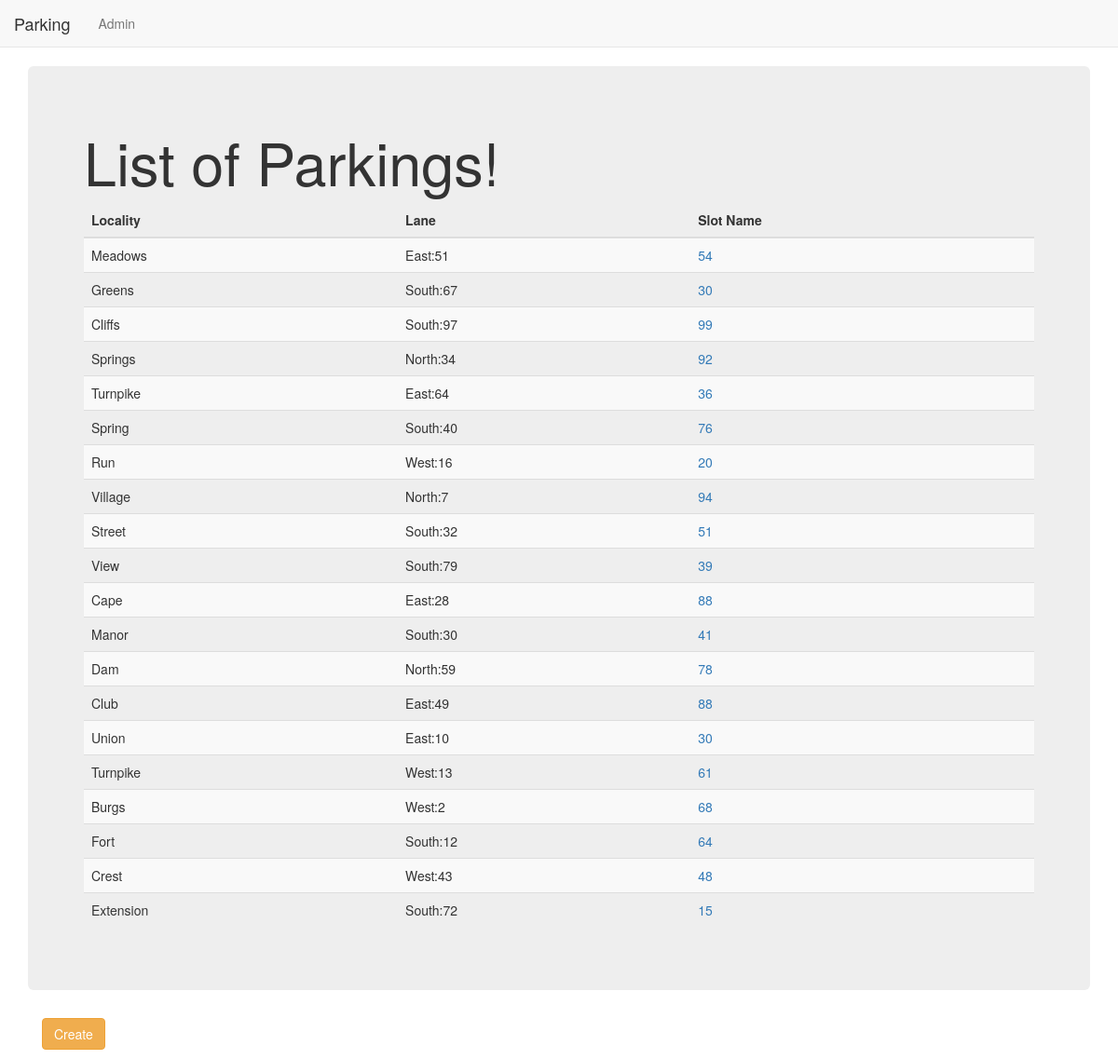
Screenshot of /parking_reservation/ with the database file from the repository.
### parking_reservation/models.py (models this page shows, shortened)
class Parking(models.Model):
    slot_name = models.CharField(max_length=256)
    lane = models.CharField(max_length=256, default='WestLane')
    locality = models.CharField(max_length=256,default='Magarpatta')

### parking_reservation/views.py (the view)
class ParkingListView(ListView):
    context_object_name = 'parkings' # This will make the class no longer return parking_list but
    model = models.Parking

### parking_reservation/templates/parking_reservation/parking_list.html
{% extends "parking_reservation/parking_reservation_base.html" %}
{% block body_block %}
<div class="jumbotron">
  <h1> List of Parkings!</h1>
  <table class="table table-striped">
  <thead>
    <tr>
      <th>Locality</th>
      <th>Lane</th>
      <th>Slot Name</th>
    </tr>
  </thead>
  <tbody>
    {% for parking in parkings %}
    <tr>
      <td>{{parking.locality}}</td>
      <td>{{parking.lane}}</td>
      <td><a href="{{parking.id}}">{{parking.slot_name}}</a></td>
    </tr>
    {% endfor %}
  </tbody>
</table>
</div>
<div class="container">
  <p><a class="btn btn-warning" href="{% url 'parking_reservation:create' %}">Create</a></p>
</div>
{% endblock %}

### parking_reservation/templates/parking_reservation/parking_reservation_base.html (shortened to what this page needs)
<!DOCTYPE html>
<html>
  <head>
    <link rel="stylesheet" href="https://maxcdn.bootstrapcdn.com/bootstrap/3.3.7/css/bootstrap.min.css">
  </head>
  <body>
    <nav class="navbar navbar-default navbar-static-top">
      <ul class="nav navbar-nav">
        <li><a class="navbar-brand" href="{% url 'parking_reservation:list' %}">Parking</a></li>
        <li><a class="navbar-link" href="{% url 'admin:index' %}">Admin</a></li>
      </ul>
    </nav>
    <div class="container">
      {% block body_block %}
      {% endblock %}
    </div>
  </body>
</html>

### rows the page displays
Parking: locality "Meadows", lane "East:51", slot_name "54"
Parking: locality "Greens", lane "South:67", slot_name "30"
Parking: locality "Cliffs", lane "South:97", slot_name "99"
Parking: locality "Springs", lane "North:34", slot_name "92"
Parking: locality "Turnpike", lane "East:64", slot_name "36"
Parking: locality "Spring", lane "South:40", slot_name "76"
Parking: locality "Run", lane "West:16", slot_name "20"
Parking: locality "Village", lane "North:7", slot_name "94"
Parking: locality "Street", lane "South:32", slot_name "51"
Parking: locality "View", lane "South:79", slot_name "39"
Parking: locality "Cape", lane "East:28", slot_name "88"
Parking: locality "Manor", lane "South:30", slot_name "41"
Parking: locality "Dam", lane "North:59", slot_name "78"
Parking: locality "Club", lane "East:49", slot_name "88"
Parking: locality "Union", lane "East:10", slot_name "30"
Parking: locality "Turnpike", lane "West:13", slot_name "61"
Parking: locality "Burgs", lane "West:2", slot_name "68"
Parking: locality "Fort", lane "South:12", slot_name "64"
Parking: locality "Crest", lane "West:43", slot_name "48"
Parking: locality "Extension", lane "South:72", slot_name "15"
